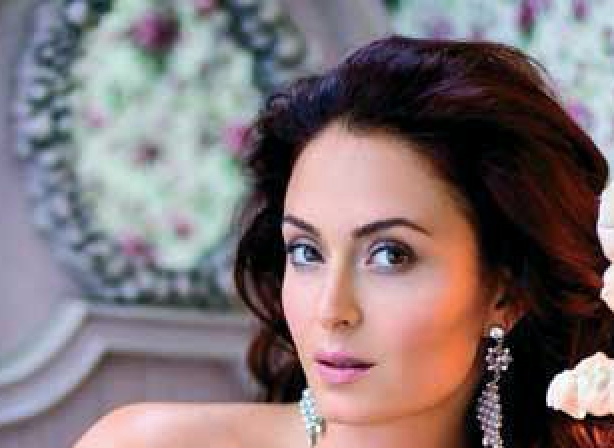
#> input picture demo/input/047269.jpg, 614 x 448 px
$ python -i celeba_mafl_100x100_80x80.py   (imports and definitions only)
#> lines starting #> are read from the running program, lines starting #| are printed output that depends on the picture
import os
import cv2
import numpy as np
import threading
import random
from multiprocessing.dummy import Pool
from multiprocessing import cpu_count


class Net:
    def __init__(self, subset_name='train', options = None):

        """ Module for loading CelebA data
        :param subset_name: "train", "validation", "test"
        :param cache_dir: (default) "var/data/OMNIGLOT"
        """
        if subset_name == 'train':
            self._mode = '0'
        elif subset_name == 'validation':
            self._mode = '1'
        elif subset_name == 'test':
            self._mode = '2'
        else:
            self._mode = '0'

        self._subset_name = subset_name
        self._debug = False
        self._shuffle = False
        self._cache_size = 3000
        self._mean_reduce = False
        self._mean = [5.0, 10.0, 15.0]
        if options != None and options != {}:
            if 'cache_size' in options:
                self._cache_size = options['cache_size']
            if 'mean_reduce' in options:
                self._mean_reduce = options['mean_reduce']
            if 'shuffle' in options:
                self._shuffle = options['shuffle']
            if 'debug' in options:
                self._debug = options['debug']

        current_path = os.path.dirname(os.path.abspath(__file__))
        root_path = current_path[:-9]
        self._imname = root_path+'data/celeba_images/Eval/list_eval_partition.txt'
        self._maflname_train = root_path+'data/celeba_data/training.txt'
        self._maflname_test = root_path+'data/celeba_data/testing.txt'
        self._impath = root_path+'data/celeba_images/Img/img_align_celeba_png/'
        with open(self._imname, 'r') as f:
            self._lines = f.read().splitlines()
        self._imlist = [line.split(' ')[0] for line in self._lines if line.split(' ')[1] == self._mode]
        self._celeba_test = [line.split(' ')[0] for line in self._lines if line.split(' ')[1] == '2']
        with open(self._maflname_train, 'r') as f:
            self._lines = f.read().splitlines()
        self._mafllist_train = [line.split(' ')[0] for line in self._lines]
        with open(self._maflname_test, 'r') as f:
            self._lines = f.read().splitlines()
        self._mafllist_test = [line.split(' ')[0] for line in self._lines]
        if subset_name == 'train':
            self._imlist = sorted(list(set(self._imlist)-set(self._mafllist_test)))
        if subset_name == 'mafl_train':
            self._imlist = self._mafllist_train
        if subset_name == 'test':
            self._imlist = self._mafllist_test
        if subset_name == 'celeba_test':
            self._imlist = self._celeba_test
        if subset_name == 'demo':
            import glob
            self._imlist = sorted(glob.glob(root_path+'demo/input/*.jpg'))

        if "chosen_indexes" in options and options["chosen_indexes"] is not None:
            chosen_index = options["chosen_indexes"]
            self._imlist = list(self._imlist[i] for i in chosen_index)

        self._num_samples = len(self._imlist)
        self._waitlist = list(range(len(self._imlist)))
        if self._shuffle:
            random.shuffle(self._waitlist)
        self._dataset = None
        self._cur_pos = 0  # num of sample done in this epoch
        self._cur_epoch = 0  # current num of epoch
        self._cur_iter = 0  # num of batches returned
        self._num_fields = 1  # number of fields need to return (image, label)
        self._out_h = 80
        self._out_w = 80

        self._image_cache = []

        self._lock = threading.Lock()

        self._pool_size = cpu_count()

        self._pool = Pool(self._pool_size)
        self._cache_thread = threading.Thread(target=self.preload_dataset)
        self._cache_thread.start()

    # [18 lines left out: function read_image, not called in this run]

    def __call__(self, *args, **kwargs):
        return self.next_batch(*args, **kwargs)

    def num_samples(self):
        return self._num_samples

    def epoch(self):
        return self._cur_epoch

    def iter(self):
        return self._cur_iter

    def num_fields(self):
        return self._num_fields

    def num_samples_finished(self):
        return self._cur_pos

    # [91 lines left out: functions reset, preload_dataset, next_batch, output_types, output_shapes, not called in this run]

    @staticmethod
    def output_ranges():
        return [1.]

    @staticmethod
    def output_keys():
        return ["data"]

# [2 lines not run here, left out]

>>> import cv2
>>> picture = cv2.imread('../../demo/input/047269.jpg', cv2.IMREAD_GRAYSCALE)
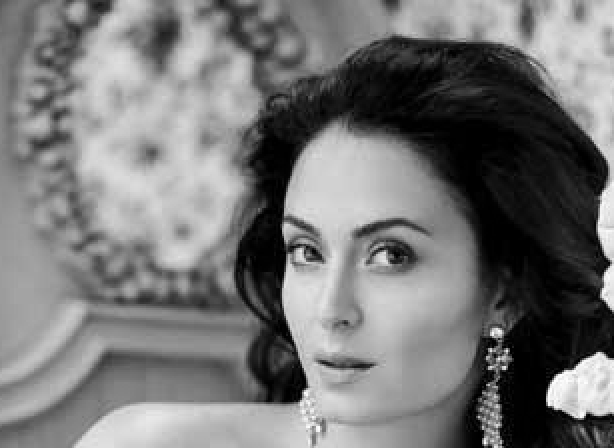
#> picture: shape (448, 614); min 0, max 254, mean 118.2
>>> result = Net().read_image(picture)
#> (the run stopped early here; a loop or call above may not have finished)
